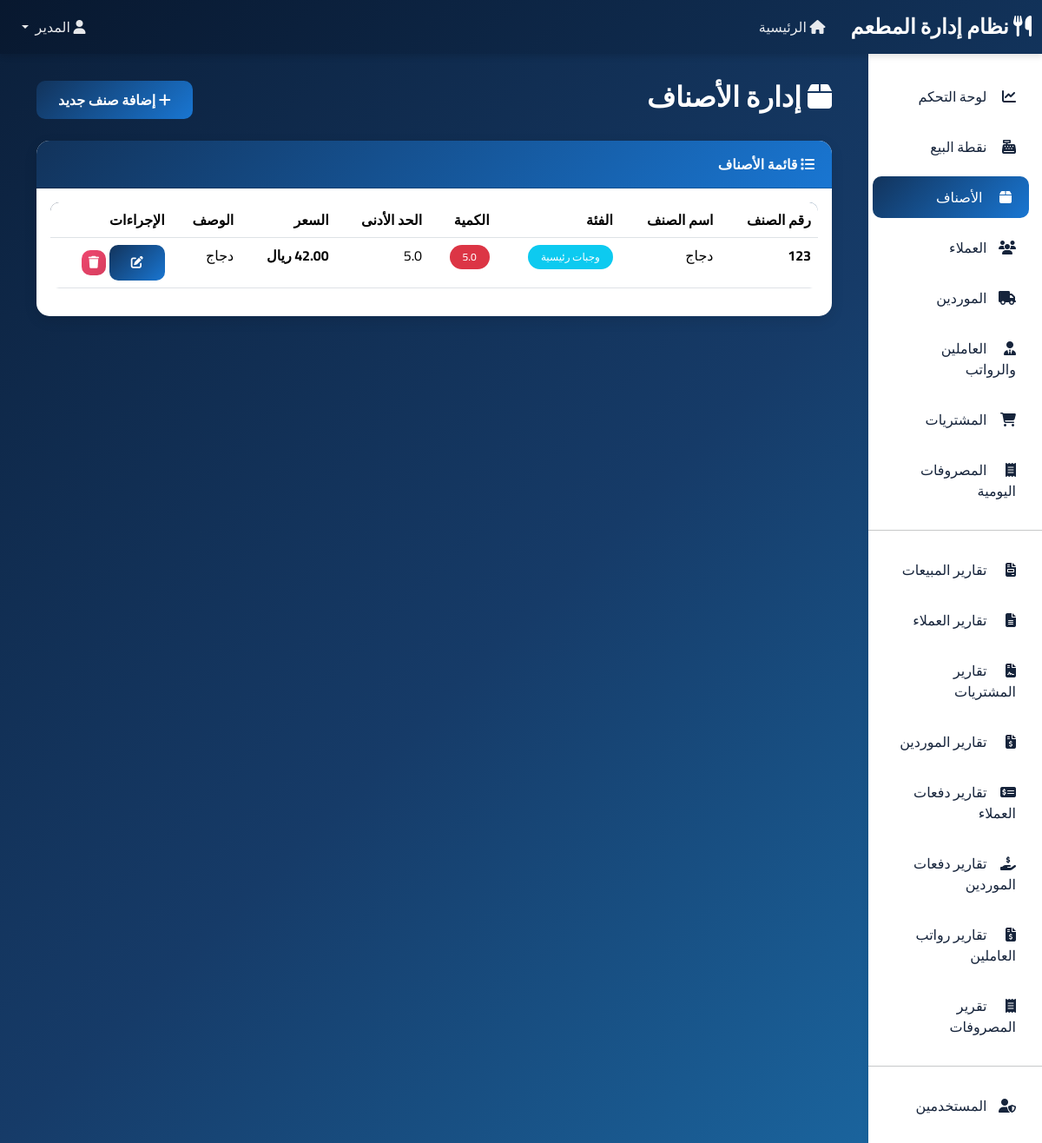
Screenshot of /items (signed in) with the database file from the repository.
### app.py (models this page shows, shortened)
class User(UserMixin, db.Model):
    __tablename__ = 'users'
    id = db.Column(db.Integer, primary_key=True)
    username = db.Column(db.String(80), unique=True, nullable=False)
    password_hash = db.Column(db.String(200), nullable=False)
    full_name = db.Column(db.String(100), nullable=False)
    role = db.Column(db.String(20), nullable=False, default='user')  # admin, manager, user
    is_active = db.Column(db.Boolean, default=True)
    created_at = db.Column(db.DateTime, default=datetime.utcnow)

class Item(db.Model):
    __tablename__ = 'items'
    id = db.Column(db.Integer, primary_key=True)
    item_code = db.Column(db.String(50), unique=True, nullable=False)
    item_name = db.Column(db.String(100), nullable=False)
    quantity = db.Column(db.Float, default=0)
    min_quantity = db.Column(db.Float, default=5, nullable=False)
    price = db.Column(db.Float, nullable=False)
    category = db.Column(db.String(50))
    description = db.Column(db.Text)
    created_at = db.Column(db.DateTime, default=datetime.utcnow)

### app.py (the view)
@app.route('/items')
@login_required
def items():
    items_list = Item.query.order_by(Item.created_at.desc()).all()
    return render_template('items.html', items=items_list)

### app.py (called while the page is built)
@login_manager.user_loader
def load_user(user_id):
    return db.session.get(User, int(user_id))

### templates/items.html (shortened to what this page needs)
{% extends "base.html" %}
{% block content %}
<div class="container-fluid">
    <div class="d-flex justify-content-between align-items-center mb-4">
        <h2 style="color: white; font-weight: 700;">
            <i class="fas fa-box"></i> إدارة الأصناف
        </h2>
        <button class="btn btn-primary" data-bs-toggle="modal" data-bs-target="#addItemModal">
            <i class="fas fa-plus"></i> إضافة صنف جديد
        </button>
    </div>
    <div class="card">
        <div class="card-header">
            <i class="fas fa-list"></i> قائمة الأصناف
        </div>
        <div class="card-body">
            <div class="table-responsive">
                <table class="table table-hover" id="itemsTable">
                    <thead>
                        <tr>
                            <th>رقم الصنف</th>
                            <th>اسم الصنف</th>
                            <th>الفئة</th>
                            <th>الكمية</th>
                            <th>الحد الأدنى</th>
                            <th>السعر</th>
                            <th>الوصف</th>
                            <th>الإجراءات</th>
                        </tr>
                    </thead>
                    <tbody>
                        {% for item in items %}
                        <tr>
                            <td><strong>{{ item.item_code }}</strong></td>
                            <td>{{ item.item_name }}</td>
                            <td>
                                {% if item.category %}
                                    <span class="badge bg-info">{{ item.category }}</span>
                                {% else %}
                                    <span class="text-muted">-</span>
                                {% endif %}
                            </td>
                            <td>
                                {% if item.quantity <= item.min_quantity %}
                                    <span class="badge bg-danger">{{ item.quantity }}</span>
                                {% elif item.quantity <= item.min_quantity * 2 %}
                                    <span class="badge bg-warning">{{ item.quantity }}</span>
                                {% else %}
                                    <span class="badge bg-success">{{ item.quantity }}</span>
                                {% endif %}
                            </td>
                            <td>{{ item.min_quantity }}</td>
                            <td><strong>{{ "%.2f"|format(item.price) }} ريال</strong></td>
                            <td>{{ item.description[:30] if item.description else '-' }}</td>
                            <td>
                                <button class="btn btn-sm btn-primary" onclick="editItem({{ item.id }}, '{{ item.item_code }}', '{{ item.item_name }}', {{ item.quantity }}, {{ item.min_quantity }}, {{ item.price }}, '{{ item.category or '' }}', '{{ item.description or '' }}')">
                                    <i class="fas fa-edit"></i>
                                </button>
                                {% if current_user.role in ['admin', 'manager'] %}
                                <a href="{{ url_for('delete_item', id=item.id) }}" class="btn btn-sm btn-danger" onclick="return confirm('هل أنت متأكد من حذف هذا الصنف؟')">
                                    <i class="fas fa-trash"></i>
                                </a>
                                {% endif %}
                            </td>
                        </tr>
                        {% endfor %}
                    </tbody>
                </table>
            </div>
        </div>
    </div>
</div>
{% endblock %}

### templates/base.html (shortened to what this page needs)
<!DOCTYPE html>
<html lang="ar" dir="rtl">
<head>
    <link href="https://cdn.jsdelivr.net/npm/bootstrap@5.3.2/dist/css/bootstrap.rtl.min.css" rel="stylesheet">
    <link rel="stylesheet" href="https://cdnjs.cloudflare.com/ajax/libs/font-awesome/6.4.2/css/all.min.css">
</head>
<body>
    {% if current_user.is_authenticated %}
    <nav class="navbar navbar-expand-lg navbar-dark">
        <div class="container-fluid">
            <a class="navbar-brand" href="{{ url_for('index') }}">
                <i class="fas fa-utensils"></i> نظام إدارة المطعم
            </a>
            <div class="collapse navbar-collapse" id="navbarNav">
                <ul class="navbar-nav me-auto">
                    <li class="nav-item">
                        <a class="nav-link" href="{{ url_for('index') }}">
                            <i class="fas fa-home"></i> الرئيسية
                        </a>
                    </li>
                </ul>
                <ul class="navbar-nav">
                    <li class="nav-item dropdown">
                        <a class="nav-link dropdown-toggle" href="#" role="button" data-bs-toggle="dropdown">
                            <i class="fas fa-user"></i> {{ current_user.full_name }}
                        </a>
                    </li>
                </ul>
            </div>
        </div>
    </nav>
    <div class="container-fluid">
        <div class="row">
            <div class="col-md-2 sidebar">
                <nav class="nav flex-column">
                    <a class="nav-link" href="{{ url_for('index') }}">
                        <i class="fas fa-chart-line"></i> لوحة التحكم
                    </a>
                    <a class="nav-link" href="{{ url_for('sales') }}" id="salesLink">
                        <i class="fas fa-cash-register"></i> نقطة البيع
                    </a>
                    <a class="nav-link" href="{{ url_for('items') }}" id="itemsLink">
                        <i class="fas fa-box"></i> الأصناف
                    </a>
                    <a class="nav-link" href="{{ url_for('customers') }}" id="customersLink">
                        <i class="fas fa-users"></i> العملاء
                    </a>
                    <a class="nav-link" href="{{ url_for('suppliers') }}" id="suppliersLink">
                        <i class="fas fa-truck"></i> الموردين
                    </a>
                    <a class="nav-link" href="{{ url_for('employees') }}" id="employeesLink">
                        <i class="fas fa-user-tie"></i> العاملين والرواتب
                    </a>
                    <a class="nav-link" href="{{ url_for('purchases') }}" id="purchasesLink">
                        <i class="fas fa-shopping-cart"></i> المشتريات
                    </a>
                    <a class="nav-link" href="{{ url_for('expenses') }}" id="expensesLink">
                        <i class="fas fa-receipt"></i> المصروفات اليومية
                    </a>
                    <hr>
                    <a class="nav-link" href="{{ url_for('sales_report') }}" id="salesReportLink">
                        <i class="fas fa-file-invoice"></i> تقارير المبيعات
                    </a>
                    <a class="nav-link" href="{{ url_for('customers_report') }}" id="customersReportLink">
                        <i class="fas fa-file-alt"></i> تقارير العملاء
                    </a>
                    <a class="nav-link" href="{{ url_for('purchases_report') }}" id="purchasesReportLink">
                        <i class="fas fa-file-contract"></i> تقارير المشتريات
                    </a>
                    <a class="nav-link" href="{{ url_for('suppliers_report') }}" id="suppliersReportLink">
                        <i class="fas fa-file-invoice-dollar"></i> تقارير الموردين
                    </a>
                    <a class="nav-link" href="{{ url_for('customer_payments_report') }}" id="customerPaymentsReportLink">
                        <i class="fas fa-money-check-alt"></i> تقارير دفعات العملاء
                    </a>
                    <a class="nav-link" href="{{ url_for('supplier_payments_report') }}" id="supplierPaymentsReportLink">
                        <i class="fas fa-hand-holding-usd"></i> تقارير دفعات الموردين
                    </a>
                    <a class="nav-link" href="{{ url_for('salary_payments_report') }}" id="salaryPaymentsReportLink">
                        <i class="fas fa-file-invoice-dollar"></i> تقارير رواتب العاملين
                    </a>
                    <a class="nav-link" href="{{ url_for('expenses_report') }}" id="expensesReportLink">
                        <i class="fas fa-receipt"></i> تقرير المصروفات
                    </a>
                    {% if current_user.role == 'admin' %}
                    <hr>
                    <a class="nav-link" href="{{ url_for('users') }}" id="usersLink">
                        <i class="fas fa-user-shield"></i> المستخدمين
                    </a>
                    {% endif %}
                </nav>
            </div>
            <div class="col-md-10 main-content">
                {% block content %}{% endblock %}
            </div>
        </div>
    </div>
    {% else %}
        {% block login_content %}{% endblock %}
    {% endif %}
</body>
</html>

### templates/base.html (style rules this page uses)
:root { --primary-color: #1976d2; --primary-gradient-start: #12335b; --primary-gradient-end: #1976d2; --secondary-color: #0b1f3a; --success-color: #06D6A0; --warning-color: #f4b942; --danger-color: #EF476F; --dark-color: #16243b; --light-color: #f4f7fb; }
* { font-family: 'Cairo', sans-serif; }
body { background: linear-gradient(135deg, #0b1f3a 0%, #163b68 52%, #1b6ca8 100%); min-height: 100vh; background-attachment: fixed; }
.navbar { background: linear-gradient(135deg, #08182f 0%, #12335b 100%) !important; box-shadow: 0 4px 6px rgba(0,0,0,0.1); }
.navbar-brand { font-weight: 700; font-size: 1.5rem; color: white !important; }
.nav-link { color: rgba(255,255,255,0.9) !important; font-weight: 500; transition: all 0.3s; margin: 0 5px; }
.sidebar { background: white; min-height: calc(100vh - 56px); box-shadow: 2px 0 10px rgba(0,0,0,0.1); padding: 20px 0; }
.sidebar .nav-link { color: var(--dark-color) !important; padding: 12px 20px; margin: 5px 10px; border-radius: 10px; transition: all 0.3s; }
.sidebar .nav-link:hover, .sidebar .nav-link.active { background: linear-gradient(135deg, var(--primary-gradient-start) 0%, var(--primary-gradient-end) 100%); color: white !important; transform: translateX(-5px); }
.sidebar .nav-link i { margin-left: 10px; width: 20px; }
.main-content { padding: 30px; }
.card { border: none; border-radius: 15px; box-shadow: 0 5px 15px rgba(0,0,0,0.1); margin-bottom: 20px; transition: all 0.3s; }
.card-header { background: linear-gradient(135deg, var(--primary-gradient-start) 0%, var(--primary-gradient-end) 100%); color: white; border-radius: 15px 15px 0 0 !important; padding: 15px 20px; font-weight: 600; }
.btn-primary { background: linear-gradient(135deg, var(--primary-gradient-start) 0%, var(--primary-gradient-end) 100%); border: none; border-radius: 10px; padding: 10px 25px; font-weight: 600; transition: all 0.3s; }
.btn-danger { background: linear-gradient(135deg, var(--danger-color) 0%, #D63E5F 100%); border: none; border-radius: 10px; }
.table { background: white; border-radius: 10px; overflow: hidden; }
.table thead { background: linear-gradient(135deg, var(--secondary-color) 0%, #003366 100%); color: white; }
.table tbody tr { transition: all 0.3s; }
.badge { padding: 8px 15px; border-radius: 20px; font-weight: 500; }

### rows the page displays
User: full_name "المدير"
Item: item_code "123", item_name "دجاج", category "وجبات رئيسية", quantity "5.0", min_quantity "5.0", price "42.00", description "دجاج"
